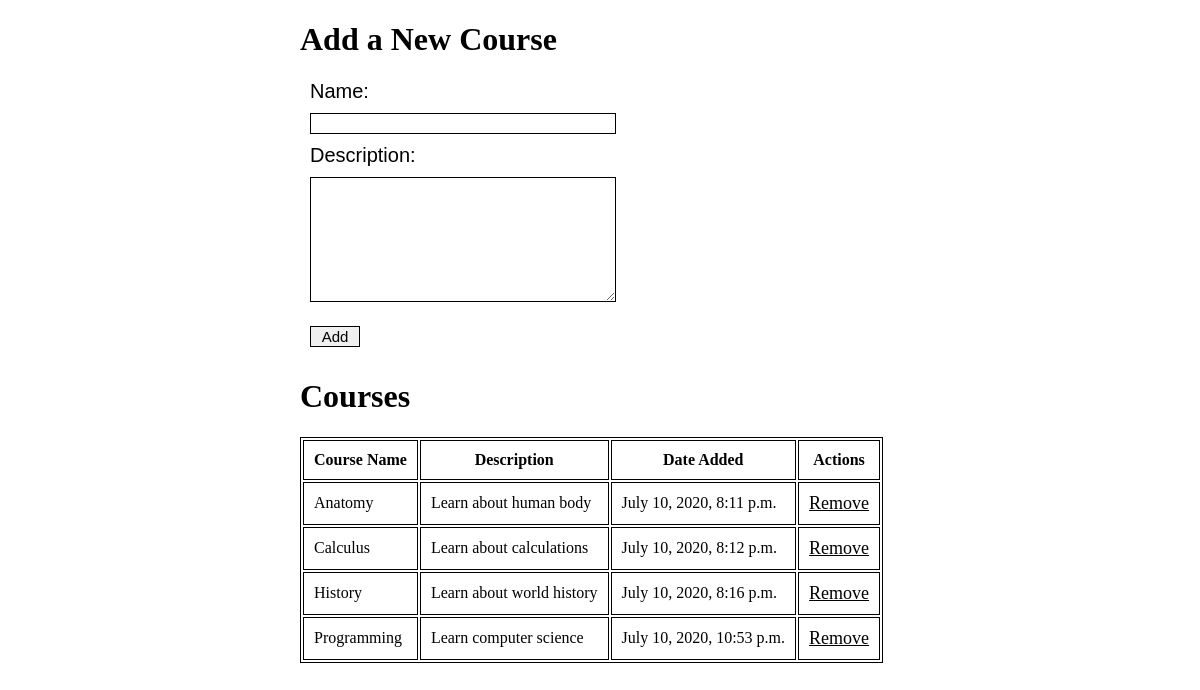
The page / on the database its author committed.
### courses_app/models.py (models this page shows)
class Course(models.Model):
    name = models.CharField(max_length=45)
    description = models.TextField(max_length=100)
    created_at = models.DateTimeField(auto_now_add=True)
    updated_at = models.DateTimeField(auto_now=True)
    objects = CourseManager()

### courses_app/views.py (the view)
# urls.py: path('', views.index),
def index(request):
    context = {
        'all_courses': Course.objects.all()
    }
    return render(request, 'index.html', context)

### courses_app/templates/index.html (shortened to what this page needs)
<!DOCTYPE html>
<html lang="en">
<head>
    {% load static %}
    <link rel="stylesheet" href="{% static 'css/style.css' %}">
</head>
<body>
    <div id="wrapper">
        <div id="new_course">
            <h1>Add a New Course</h1>
            <form action="/create" method="post">
                <div class="field">
                    <label for="name">Name:</label></br>
                    <input type="text" name="name" id="name"></br>
                </div>
                <div class="field">
                    <label for="description">Description:</label></br>
                    <textarea name="description" id="description" cols="60" rows="7"></textarea></br>
                </div>
                <input id="add" type="submit" value="Add">
            </form>
        </div>
        <div id="courses">
            <h1>Courses</h1>
            <table>
                <tr>
                    <th>Course Name</th>
                    <th>Description</th>
                    <th>Date Added</th>
                    <th>Actions</th>
                </tr>
                {% for course in all_courses %}
                <tr>
                    <td>{{ course.name }}</td>
                    <td>{{ course.description }}</td>
                    <td>{{ course.created_at }}</td>
                    <td><a href="/courses/destroy/{{ course.id }}">Remove</a></td>
                </tr>
                {% endfor %}
            </table>
        </div>
    </div>
</body>
</html>

### courses_app/static/css/style.css (style rules this page uses)
#wrapper { width: 600px; margin: 0px auto; }
.field { display: inline; }
table, th, td { border: 1px solid black; }
th, td { padding: 10px; }
p, a, input { font-size: 18px; }
#add { width: 50px; }
input, textarea { margin: 10px; border: 1px solid black; width: 300px; font-size: 15px; }
label { margin: 10px; font-size: 20px; }
form { display: inline-block; font-family: Arial, Helvetica, sans-serif; }
td a { color: black; }

### rows shown on the page
Course: name "Anatomy", description "Learn about human body", created_at "July 10, 2020, 8:11 p.m."
Course: name "Calculus", description "Learn about calculations", created_at "July 10, 2020, 8:12 p.m."
Course: name "History", description "Learn about world history", created_at "July 10, 2020, 8:16 p.m."
Course: name "Programming", description "Learn computer science", created_at "July 10, 2020, 10:53 p.m."
